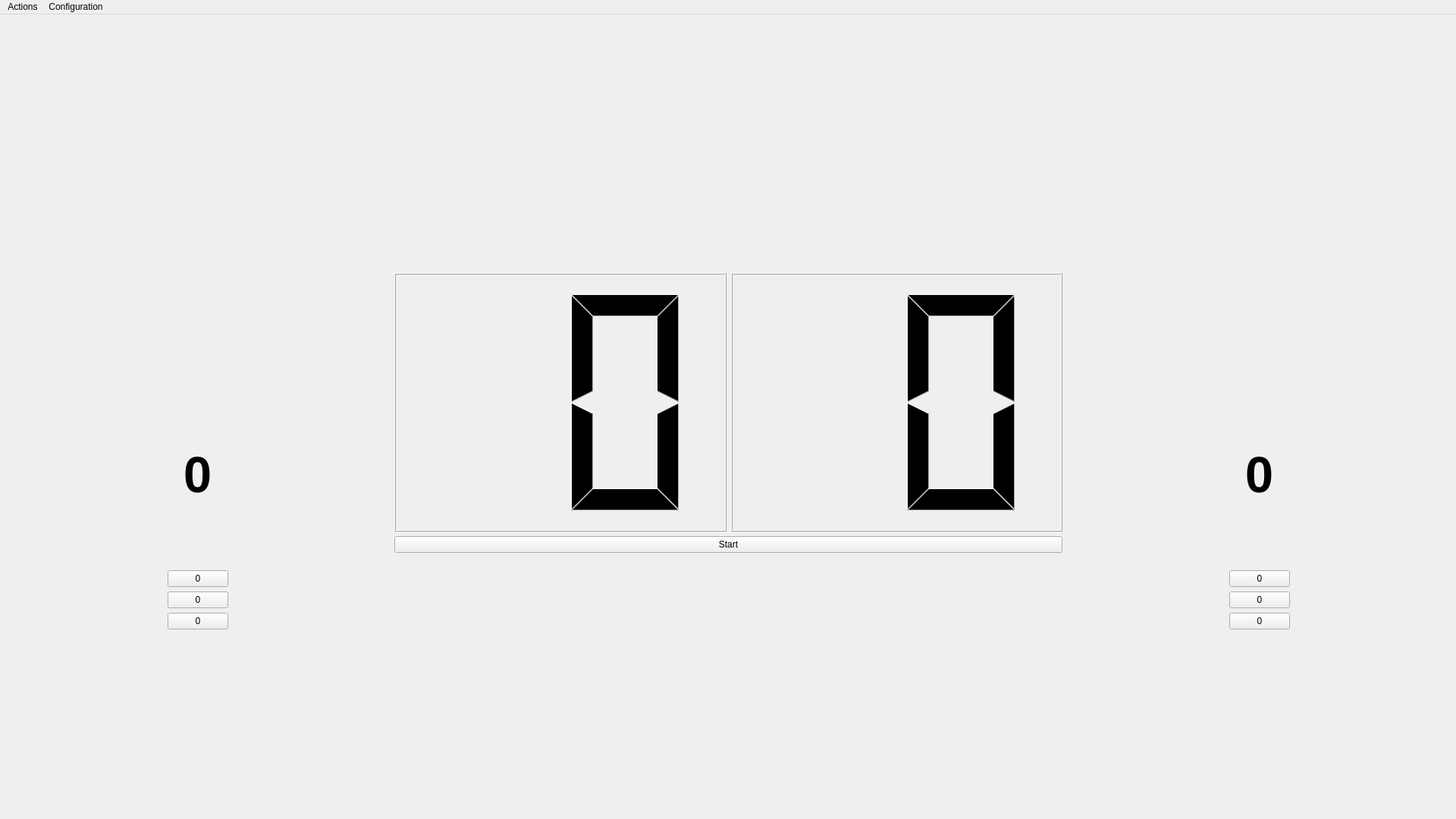
<?xml version="1.0" encoding="UTF-8"?>
<ui version="4.0">
 <class>MainWindow</class>
 <widget class="QMainWindow" name="MainWindow">
  <property name="geometry">
   <rect>
    <x>0</x>
    <y>0</y>
    <width>1920</width>
    <height>1080</height>
   </rect>
  </property>
  <property name="windowTitle">
   <string>Scorekeeper</string>
  </property>
  <widget class="QWidget" name="centralwidget">
   <widget class="QWidget" name="layoutWidget">
    <property name="geometry">
     <rect>
      <x>0</x>
      <y>0</y>
      <width>521</width>
      <height>1051</height>
     </rect>
    </property>
    <layout class="QVBoxLayout" name="layout_left">
     <item>
      <spacer name="spacer_left_top">
       <property name="orientation">
        <enum>Qt::Vertical</enum>
       </property>
       <property name="sizeHint" stdset="0">
        <size>
         <width>20</width>
         <height>40</height>
        </size>
       </property>
      </spacer>
     </item>
     <item>
      <widget class="QLabel" name="label_left_name">
       <property name="sizePolicy">
        <sizepolicy hsizetype="Preferred" vsizetype="Expanding">
         <horstretch>0</horstretch>
         <verstretch>0</verstretch>
        </sizepolicy>
       </property>
       <property name="styleSheet">
        <string notr="true">font-size: 50pt</string>
       </property>
       <property name="text">
        <string/>
       </property>
       <property name="scaledContents">
        <bool>true</bool>
       </property>
       <property name="alignment">
        <set>Qt::AlignCenter</set>
       </property>
       <property name="wordWrap">
        <bool>true</bool>
       </property>
      </widget>
     </item>
     <item>
      <widget class="QLabel" name="label_left_score">
       <property name="sizePolicy">
        <sizepolicy hsizetype="Preferred" vsizetype="Expanding">
         <horstretch>0</horstretch>
         <verstretch>0</verstretch>
        </sizepolicy>
       </property>
       <property name="styleSheet">
        <string notr="true">font-size: 50pt; font-weight: bold</string>
       </property>
       <property name="text">
        <string>0</string>
       </property>
       <property name="textFormat">
        <enum>Qt::AutoText</enum>
       </property>
       <property name="scaledContents">
        <bool>true</bool>
       </property>
       <property name="alignment">
        <set>Qt::AlignCenter</set>
       </property>
      </widget>
     </item>
     <item>
      <layout class="QHBoxLayout" name="layout_left_button_spacer">
       <item>
        <spacer name="spacer_left_left">
         <property name="orientation">
          <enum>Qt::Horizontal</enum>
         </property>
         <property name="sizeHint" stdset="0">
          <size>
           <width>40</width>
           <height>20</height>
          </size>
         </property>
        </spacer>
       </item>
       <item>
        <layout class="QVBoxLayout" name="layout_left_buttons">
         <item>
          <widget class="QPushButton" name="button_left_score_top">
           <property name="sizePolicy">
            <sizepolicy hsizetype="Minimum" vsizetype="Fixed">
             <horstretch>0</horstretch>
             <verstretch>0</verstretch>
            </sizepolicy>
           </property>
           <property name="text">
            <string>0</string>
           </property>
          </widget>
         </item>
         <item>
          <widget class="QPushButton" name="button_left_score_middle">
           <property name="sizePolicy">
            <sizepolicy hsizetype="Minimum" vsizetype="Fixed">
             <horstretch>0</horstretch>
             <verstretch>0</verstretch>
            </sizepolicy>
           </property>
           <property name="text">
            <string>0</string>
           </property>
          </widget>
         </item>
         <item>
          <widget class="QPushButton" name="button_left_score_bottom">
           <property name="sizePolicy">
            <sizepolicy hsizetype="Minimum" vsizetype="Fixed">
             <horstretch>0</horstretch>
             <verstretch>0</verstretch>
            </sizepolicy>
           </property>
           <property name="text">
            <string>0</string>
           </property>
          </widget>
         </item>
        </layout>
       </item>
       <item>
        <spacer name="spacer_left_right">
         <property name="orientation">
          <enum>Qt::Horizontal</enum>
         </property>
         <property name="sizeHint" stdset="0">
          <size>
           <width>40</width>
           <height>20</height>
          </size>
         </property>
        </spacer>
       </item>
      </layout>
     </item>
     <item>
      <spacer name="spacer_left_bottom">
       <property name="orientation">
        <enum>Qt::Vertical</enum>
       </property>
       <property name="sizeHint" stdset="0">
        <size>
         <width>20</width>
         <height>40</height>
        </size>
       </property>
      </spacer>
     </item>
    </layout>
   </widget>
   <widget class="QWidget" name="layoutWidget">
    <property name="geometry">
     <rect>
      <x>1400</x>
      <y>0</y>
      <width>521</width>
      <height>1051</height>
     </rect>
    </property>
    <layout class="QVBoxLayout" name="layout_right">
     <item>
      <spacer name="spacer_right_top">
       <property name="orientation">
        <enum>Qt::Vertical</enum>
       </property>
       <property name="sizeHint" stdset="0">
        <size>
         <width>20</width>
         <height>40</height>
        </size>
       </property>
      </spacer>
     </item>
     <item>
      <widget class="QLabel" name="label_right_name">
       <property name="sizePolicy">
        <sizepolicy hsizetype="Preferred" vsizetype="Expanding">
         <horstretch>0</horstretch>
         <verstretch>0</verstretch>
        </sizepolicy>
       </property>
       <property name="styleSheet">
        <string notr="true">font-size: 50pt</string>
       </property>
       <property name="text">
        <string/>
       </property>
       <property name="scaledContents">
        <bool>true</bool>
       </property>
       <property name="alignment">
        <set>Qt::AlignCenter</set>
       </property>
       <property name="wordWrap">
        <bool>true</bool>
       </property>
      </widget>
     </item>
     <item>
      <widget class="QLabel" name="label_right_score">
       <property name="sizePolicy">
        <sizepolicy hsizetype="Preferred" vsizetype="Expanding">
         <horstretch>0</horstretch>
         <verstretch>0</verstretch>
        </sizepolicy>
       </property>
       <property name="styleSheet">
        <string notr="true">font-size: 50pt; font-weight: bold</string>
       </property>
       <property name="text">
        <string>0</string>
       </property>
       <property name="textFormat">
        <enum>Qt::AutoText</enum>
       </property>
       <property name="scaledContents">
        <bool>true</bool>
       </property>
       <property name="alignment">
        <set>Qt::AlignCenter</set>
       </property>
      </widget>
     </item>
     <item>
      <layout class="QHBoxLayout" name="layout_right_button_spacer">
       <item>
        <spacer name="spacer_right_left">
         <property name="orientation">
          <enum>Qt::Horizontal</enum>
         </property>
         <property name="sizeHint" stdset="0">
          <size>
           <width>40</width>
           <height>20</height>
          </size>
         </property>
        </spacer>
       </item>
       <item>
        <layout class="QVBoxLayout" name="layout_right_buttons">
         <item>
          <widget class="QPushButton" name="button_right_score_top">
           <property name="sizePolicy">
            <sizepolicy hsizetype="Minimum" vsizetype="Fixed">
             <horstretch>0</horstretch>
             <verstretch>0</verstretch>
            </sizepolicy>
           </property>
           <property name="text">
            <string>0</string>
           </property>
          </widget>
         </item>
         <item>
          <widget class="QPushButton" name="button_right_score_middle">
           <property name="sizePolicy">
            <sizepolicy hsizetype="Minimum" vsizetype="Fixed">
             <horstretch>0</horstretch>
             <verstretch>0</verstretch>
            </sizepolicy>
           </property>
           <property name="text">
            <string>0</string>
           </property>
          </widget>
         </item>
         <item>
          <widget class="QPushButton" name="button_right_score_bottom">
           <property name="sizePolicy">
            <sizepolicy hsizetype="Minimum" vsizetype="Fixed">
             <horstretch>0</horstretch>
             <verstretch>0</verstretch>
            </sizepolicy>
           </property>
           <property name="text">
            <string>0</string>
           </property>
          </widget>
         </item>
        </layout>
       </item>
       <item>
        <spacer name="spacer_right_right">
         <property name="orientation">
          <enum>Qt::Horizontal</enum>
         </property>
         <property name="sizeHint" stdset="0">
          <size>
           <width>40</width>
           <height>20</height>
          </size>
         </property>
        </spacer>
       </item>
      </layout>
     </item>
     <item>
      <spacer name="spacer_right_bottom">
       <property name="orientation">
        <enum>Qt::Vertical</enum>
       </property>
       <property name="sizeHint" stdset="0">
        <size>
         <width>20</width>
         <height>40</height>
        </size>
       </property>
      </spacer>
     </item>
    </layout>
   </widget>
   <widget class="QWidget" name="layoutWidget">
    <property name="geometry">
     <rect>
      <x>520</x>
      <y>0</y>
      <width>881</width>
      <height>1051</height>
     </rect>
    </property>
    <layout class="QGridLayout" name="layout_middle">
     <item row="0" column="0">
      <spacer name="spacer_timer_top">
       <property name="orientation">
        <enum>Qt::Vertical</enum>
       </property>
       <property name="sizeHint" stdset="0">
        <size>
         <width>20</width>
         <height>108</height>
        </size>
       </property>
      </spacer>
     </item>
     <item row="1" column="0">
      <layout class="QGridLayout" name="layout_timer">
       <item row="0" column="0">
        <widget class="QLCDNumber" name="lcd_timer_minutes">
         <property name="sizePolicy">
          <sizepolicy hsizetype="Expanding" vsizetype="Expanding">
           <horstretch>0</horstretch>
           <verstretch>0</verstretch>
          </sizepolicy>
         </property>
         <property name="smallDecimalPoint">
          <bool>false</bool>
         </property>
         <property name="digitCount">
          <number>2</number>
         </property>
         <property name="intValue" stdset="0">
          <number>0</number>
         </property>
        </widget>
       </item>
       <item row="0" column="1">
        <widget class="QLCDNumber" name="lcd_timer_seconds">
         <property name="sizePolicy">
          <sizepolicy hsizetype="Expanding" vsizetype="Expanding">
           <horstretch>0</horstretch>
           <verstretch>0</verstretch>
          </sizepolicy>
         </property>
         <property name="smallDecimalPoint">
          <bool>false</bool>
         </property>
         <property name="digitCount">
          <number>2</number>
         </property>
         <property name="intValue" stdset="0">
          <number>0</number>
         </property>
        </widget>
       </item>
      </layout>
     </item>
     <item row="2" column="0">
      <widget class="QPushButton" name="button_startstop">
       <property name="sizePolicy">
        <sizepolicy hsizetype="Minimum" vsizetype="Minimum">
         <horstretch>0</horstretch>
         <verstretch>0</verstretch>
        </sizepolicy>
       </property>
       <property name="text">
        <string>Start</string>
       </property>
      </widget>
     </item>
     <item row="3" column="0">
      <spacer name="spacer_timer_bottom">
       <property name="orientation">
        <enum>Qt::Vertical</enum>
       </property>
       <property name="sizeHint" stdset="0">
        <size>
         <width>20</width>
         <height>138</height>
        </size>
       </property>
      </spacer>
     </item>
    </layout>
   </widget>
  </widget>
  <widget class="QMenuBar" name="menubar">
   <property name="geometry">
    <rect>
     <x>0</x>
     <y>0</y>
     <width>1920</width>
     <height>24</height>
    </rect>
   </property>
   <property name="nativeMenuBar">
    <bool>false</bool>
   </property>
   <widget class="QMenu" name="menu_main">
    <property name="title">
     <string>Actions</string>
    </property>
    <addaction name="action_undo"/>
    <addaction name="separator"/>
    <addaction name="action_reset"/>
    <addaction name="action_quit"/>
   </widget>
   <widget class="QMenu" name="menuConfiguration">
    <property name="title">
     <string>Configuration</string>
    </property>
    <addaction name="action_configure"/>
    <addaction name="separator"/>
    <addaction name="action_import"/>
    <addaction name="action_export"/>
   </widget>
   <addaction name="menu_main"/>
   <addaction name="menuConfiguration"/>
  </widget>
  <action name="action_undo">
   <property name="text">
    <string>Undo</string>
   </property>
   <property name="shortcut">
    <string>Ctrl+Z</string>
   </property>
  </action>
  <action name="action_configure">
   <property name="text">
    <string>Configure...</string>
   </property>
  </action>
  <action name="action_quit">
   <property name="text">
    <string>Quit</string>
   </property>
  </action>
  <action name="action_reset">
   <property name="text">
    <string>Reset</string>
   </property>
   <property name="shortcut">
    <string>F2</string>
   </property>
  </action>
  <action name="action_import">
   <property name="text">
    <string>Import...</string>
   </property>
  </action>
  <action name="action_export">
   <property name="text">
    <string>Export...</string>
   </property>
  </action>
 </widget>
 <resources/>
 <connections/>
</ui>
